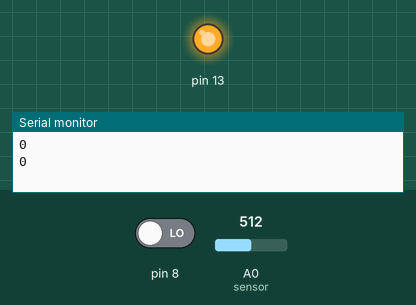
This sketch was run on a simulated Arduino Uno, built with avr-gcc and run on an emulated ATmega328P. Parts: output pins drawn as LEDs (lit = HIGH), the last lines printed to the serial monitor. The test bench sets the inputs (shaded band); at power-on: pin 8 LOW, A0 (sensor) = 512.

Above: at 1.8 s.
1.9 s: pin 8 driven HIGH
At 10.3 s:
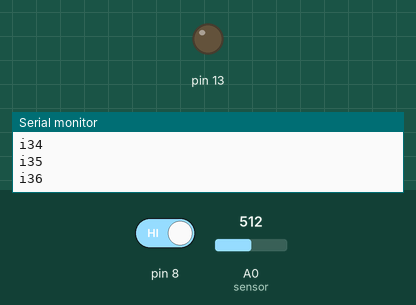
Timing chart, 0 to 11.8 s (numbered marks = the images above; inputs shaded):
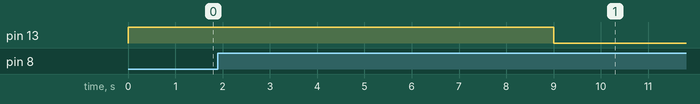

The sketch:

newfile.ino
```cpp
int i,j,k,l;
int sensor=A0;
int sensorvalue;
void setup()
{
  pinMode(13,OUTPUT);
  pinMode(sensor,INPUT);
  pinMode(8,INPUT);
  pinMode(9,INPUT);
  Serial.begin(9600);
  digitalWrite(13,HIGH);
}
void loop()
{
  j=digitalRead(8);
  sensorvalue=analogRead(sensor);
  Serial.println(j);
  delay(1000);
  if(sensorvalue>350)
  {
  if(j==1)
  {
   k=digitalRead(8);
   if(k==0)
   {
    l=l+1;
    Serial.print("l");
    Serial.println(l);
   }
   while(j>0)
   {
    delay(100);
    i=i+1;
    delay(100);
    Serial.print("i");
    Serial.println(i);
    if(i==30)
    {
      digitalWrite(13,LOW);
    }
    j=digitalRead(8);
    }
    i=0;
    Serial.print(i);
  }
  }
}
```

Measured:
- after the input at 1.9 s, pin 13: HIGH → LOW after 7.1 s
